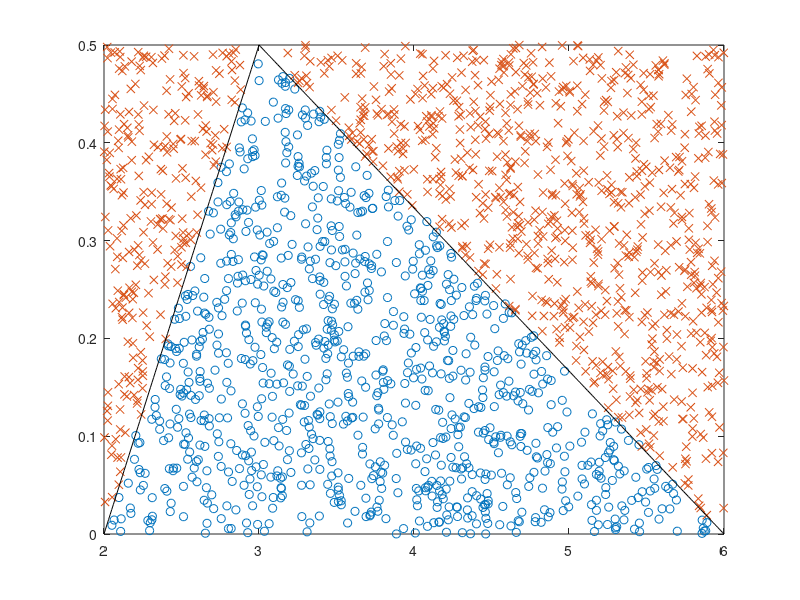
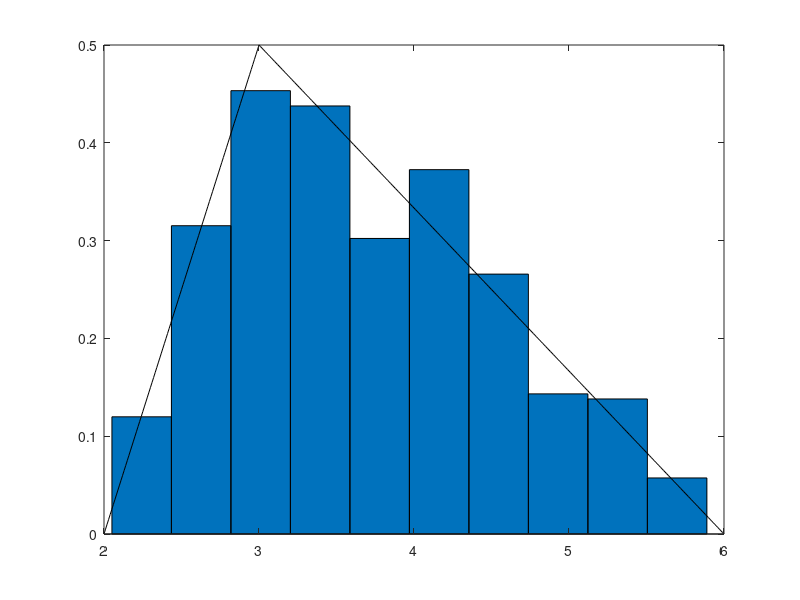

These charts were generated, in order, by the following MATLAB code:
%STAT572_HW3.m
%Adam Vaccaro
%Purpose: Use accept/reject method to generate a r.v. with density
%f(x) ={(x-2)/2 for 2<=x<=3, (2-(x/3))/2 for 3<=x<=6}.  Plot accept/reject
%diagram, make histogram with true density superimposed, calculate
%acceptance rate.

f_x1 = @(x) (x-2)./2;
f_y1 = @(y) y-2;
f_x2 = @(x) (2-(x./3))./2;
f_y2 = @(y) 2-(y./3);

c = 2;   % constant 
n=1000;  % generate 1000 rv's
% set up the arrays to store variates
x = zeros(1,n);  						% random variates
xy = zeros(1,n);						% corresponding y values
rej = zeros(1,n);						% rejected variates
rejy = zeros(1,n); % corresponding y values
irv=1;			
irej=1;
while irv <= n
   y = unifrnd(2,6);  % random number from g(y)
   u = unifrnd(0,1);  % random number for comparison
   if y <= 3 && u <= f_y1(y)
      x(irv)=y;
      xy(irv) = u*c*0.25;
      irv=irv+1;
   elseif y > 3 && u<= f_y2(y)
       x(irv) = y;
       xy(irv) = u*c*0.25;
       irv=irv+1;
   else
      rej(irej)= y;
      rejy(irej) = u*c*.25; % really comparing u*c<=2*y
      irej = irej + 1;
   end
end

figure(1); clf;
plot(x,xy,'o',rej,rejy,'x')
%axis([0 1 0 2.15]);
hold on
%plot([0,1],[0,2],'k')
xs1 = [2:.01:3]; ys1 = f_x1(xs1);
xs2 = [3:.01:6]; ys2 = f_x2(xs2);
plot(xs1,ys1,'k',xs2,ys2,'k');
hold off
%plot histogram
figure(2); clf;
[N,h]=hist(x);
N = N/(h(2)-h(1))/n;
bar(h,N,1);
hold on;
plot(xs1,ys1,'k',xs2,ys2,'k');